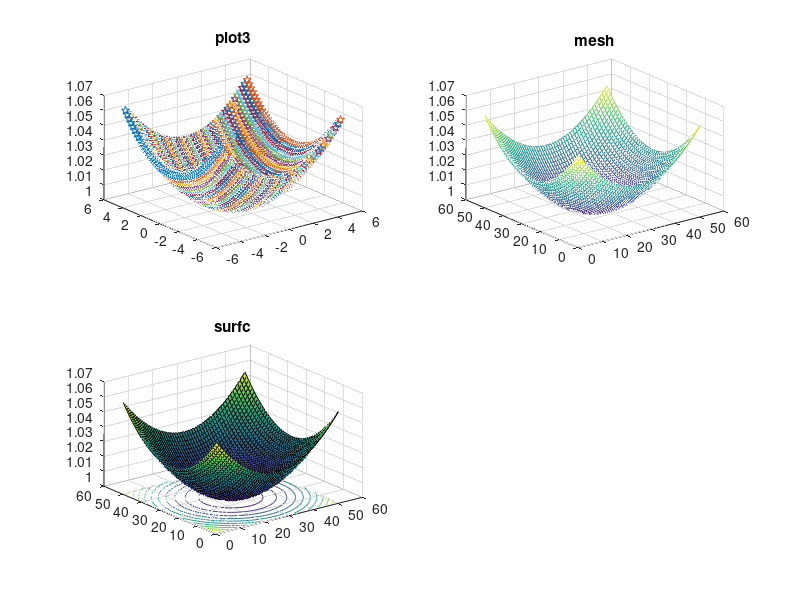

The MATLAB source for this figure: (Note: this script raises an error after producing the figure.)
clc;clear;

[x,y] = meshgrid(-5:0.2:5);
c=1; a=20;
b=20;
A=a^2; B=b^2;
z=c*sqrt((x.^2)/A+(y.^2)/B+1);
plot3(x,y,z,'p')
grid on

%% 
clc;clear;

[x,y] = meshgrid(-5:0.2:5);
c=1; a=20;
b=20;
A=a^2; B=b^2;
z=c*sqrt((x.^2)/A+(y.^2)/B+1);
subplot(2,2,1)
plot3(x,y,z,'p')
grid on
title('plot3')
subplot(2,2,2)
mesh(z)
title('mesh')
subplot(2,2,3)
surfc(z)
title('surfc')


%% 
clc;clear;
syms x;
f(x) = piecewise(-2*pi<=x<=-pi, pi*sin(x), -pi<=x<=pi, pi-abs(x), pi<=x<=2*pi, pi*sin(x)^3)
fplot(f, [-3*pi , 3*pi])

%% 
clc,clear;
syms x;
f(x) = piecewise(x<-1, -1, -1<=x<=1, x, x>1, 1)
fplot(f(x), [-1.5, 1.5])

%%
[x,y] = meshgrid(-5:0.2:5);
a=20;b=20;c=1;
A=a^2;B=b^2;
z=0.5*((x.^2)/A-(y.^2)/B+1);
contour3(x,y,z,100)
